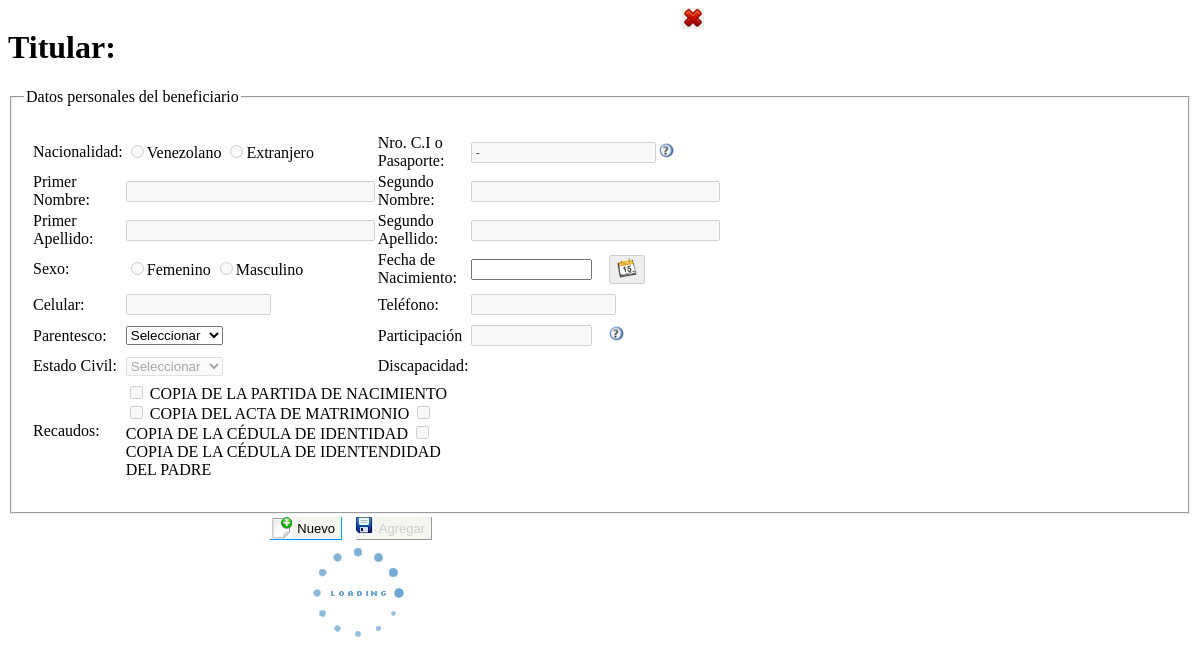
/persona/Php/beneficiario/agregar_beneficiario.php (signed in), run on the app's committed database.
### tables this page shows
CREATE TABLE IF NOT EXISTS `trecaudo` (
  `id_recaudo` int(11) NOT NULL AUTO_INCREMENT,
  `descripcion` varchar(80) NOT NULL,
  `tipo` varchar(50) NOT NULL,
  `estatus` char(1) NOT NULL,
  PRIMARY KEY (`id_recaudo`)
);

### persona/Clases/clase_titular.php (called while the page is built, shortened)
<?php
include_once("clase_mysql.php");
class titular extends conectaBDMy{
	private $idTitular;
    public function titular(){
		$this->idTitular="";
	}
 	public function setidTitular($Valor){
        $this->idTitular = trim($Valor);
    }
     public function buscar_id(){
        $sql="select a.*, b.nombre as profesion from ttitular as a, tprofesion as b  where a.id_titular = '$this->idTitular' and a.id_profesion=b.id_profesion";
		$cursor=parent::ejecuta_sql($sql);
		if ( $fila>0 )
			return $fila;
		else
			return -1;
     }
}
?>

### persona/Clases/clase_mysql.php (called while the page is built, shortened)
<?PHP
class conectaBDMy
{
	private $servidor;
	private $usuario;
	private $password;
	private $conexion;
	function conectaBDMy()
	{
		$this->servidor="localhost";
		$this->usuario="root";
		$this->password="iutep";
		$this->basedatos="bdsas";
	}
	function abrir_BD()
	{
		if ( !($enlace= @mysql_connect( $this->servidor, $this->usuario, $this->password ) ) )
		{
		header("Location: ../html/Error_bd.html");
		}
		$this->conexion=$enlace;
		return true;
	}
	function ejecuta_sql( $query )
	{
		if ( $this->abrir_BD() )
	     return ( mysql_query($query,$this->conexion ) );
	else
	     return null;
	}
  function proxima_tupla($cursor)
  {
	return mysql_fetch_array($cursor);
  }
}
?>

### persona/Clases/clase_recaudo.php (called while the page is built, shortened)
<?php
include_once("clase_mysql.php");
class recaudos extends conectaBDMy{
	private $tipoRecaudo;
    public function recaudos(){
		$this->tipoRecaudo="";
	}
 	public function setTiporecaudo($Valor){
        $this->tipoRecaudo = mb_strtoupper(trim($Valor), "utf-8");
    }
	function lista_recaudo()
	{
		$c=0;
		$sql="SELECT * FROM trecaudo where estatus='1' and tipo='$this->tipoRecaudo' order by id_recaudo";
		 $cursor=parent::ejecuta_sql($sql);
		 if($row= parent::proxima_tupla($cursor))
		 {
			 DO
			 {
				$fila[$c][1]=$row["id_recaudo"];
				$fila[$c][2]=$row["descripcion"];
				$fila[$c][3]=$row["tipo"];
				$c++;
			 }WHILE($row= parent::proxima_tupla($cursor));
		 }
		if ( $fila>0 )
			return $fila;
		else
			return -1;
	}
}
?>

### persona/Php/beneficiario/agregar_beneficiario.php (the view, shortened to what this page needs)
<?php
include_once("../../Clases/clase_titular.php");
	$titular= new titular();
	$titular->setidTitular($_SESSION["id_titular"]);
	$consulta=$titular->buscar_id();
	for($i=0;$i<count($consulta);$i++)
	{
		$cedula			= $consulta[$i][3];
		$celular		= $consulta[$i][11];
		$telefono		= $consulta[$i][12];
	}
?><!DOCTYPE HTML>
<html lang="es">
<head>
<link rel="stylesheet" type="text/css" href="Css/jscal2.css"/>
<link rel="stylesheet" type="text/css" href="Css/border-radius.css"/>
<link rel="stylesheet" type="text/css" href="JavaScript/jquery.alerts.css" />
</head>
<body>
<div id="cuerpo">
<form action="" method="POST" id="form_beneficiario" name="form_beneficiario">
<table width="696" height="25" border="0" cellpadding="0" cellspacing="0">
 <tr>
   <td width="684" height="37" ><h1>Titular: <?php echo $_SESSION["nombre1"].' '.$_SESSION["apellido1"];?></h1></td>
   <td valign="top"><input name="cancelar" type="button" id="cancelar" class='btn_cancelar_act_img' onClick="fn_cerrar_vista_agregar();" title="Salir" /></td>
 </tr>
</table>
<fieldset>
<legend align="left">Datos personales del beneficiario</legend>
<table width="686" border="0" cellpadding="1" cellspacing="1">
    <tr>
      <td>&nbsp;</td>
      <td>&nbsp;</td>
      <td>&nbsp;</td>
      <td>&nbsp;</td>
      <td colspan="4">
      	<input name="id_titular" type="hidden" id="id_titular" value="<?php echo $_POST["id_titular"]; ?>" hidden="hidden"/></td>
    </tr>
    <tr>
      <td width="1">&nbsp;</td>
      <td width="103">Nacionalidad:</td>
      <td width="179">
      	<input type="radio" name="nacionalidad" id="nacionalidad1" value="V" disabled="disabled"><label for="nacionalidad1">Venezolano<label/>
        <input type="radio" name="nacionalidad" id="nacionalidad2" value="E" disabled="disabled"><label for="nacionalidad2">Extranjero<label/>
       </td>
      <td width="145">Nro. C.I o Pasaporte:</td>
      <td colspan="2"><input name="cedula" type="text" disabled id="cedula" value="<?php echo $cedula;?>-" size="20" maxlength="16"/></td>
      <td colspan="2"><div title="Si es menor de edad y no posee identificación, favor deje la cedula del titular y siga el correlativo del numero de hijos registrados en sistema" style="width:30px; cursor:pointer;">
					  <img src="../Imagenes/ayuda.png" width="15" height="15"/></div>
		</td>
      </tr>
    <tr>
      <td height="29">&nbsp;</td>
      <td>Primer Nombre:</td>
      <td><input name="nombre1" type="text" disabled id="nombre1" size="28" /></td>
      <td>Segundo Nombre:</td>
      <td colspan="4"><input name="nombre2" type="text" disabled id="nombre2" size="28"/></td>
      </tr>
    <tr>
      <td height="30">&nbsp;</td>
      <td>Primer Apellido:</td>
      <td><input name="apellido1" type="text" disabled id="apellido1" size="28"/></td>
      <td>Segundo Apellido:</td>
      <td colspan="4">
        <input name="apellido2" type="text" disabled id="apellido2" size="28"/>
      </td>
      </tr>
    <tr>
      <td height="34">&nbsp;</td>
      <td>Sexo:</td>
      <td><input type="radio" name="sexo" id="sexo1" value="F" disabled="disabled"><label for="sexo1">Femenino<label/>
        <input type="radio" name="sexo" id="sexo2" value="M" disabled="disabled"><label for="sexo2">Masculino<label/>
       </td>
      <td>Fecha de Nacimiento:</td>
      <td width="72"> <input name="fecha_nac" id="fecha_nac" type="text" size="12" maxlength="10" readonly/></td>
      <td width="42"><button name="bt" id="bt" class="button" disabled="disabled" ><img src="Imagen_sistema/calend.png" width="20" height="20" title="Calendario para buscar fecha"/></button></td>
      <td width="82">    </td>
      <td width="37">&nbsp;</td>
      </tr>
    <tr>
    <td height="29">&nbsp;</td>
    <td>Celular:</td>
    <td>
        <input name="celular" type="text" disabled id="celular" size="15" maxlength="12" value="<?php echo $celular;?>"/>
      </span></td>
      <td>Teléfono:</td>
      <td colspan="4"><input name="telefono" type="text" disabled id="telefono" size="15" maxlength="12" value="<?php echo $telefono;?>"/></td>
      </tr>
        <tr>
          <td height="27">&nbsp;</td>
          <td>Parentesco:</span></td>
          <td><select name="parentesco"  id="parentesco">
            <option value="0" selected>Seleccionar</option>
          </select></td>
          <td>Participación</td>
          <td><input name="participacion" type="text" disabled id="participacion" size="12"/></td>
          <td><div title="Porcentaje de Poliza de Vida Ejemplo: 30%" id="test2" class="test2" style="width:30px; cursor:pointer;" ><img src="../Imagenes/ayuda.png" width="15" height="15"/></div>
			    </td>
          <td colspan="2">&nbsp;</td>
        </tr>
    <tr>
      <td height="28">&nbsp;</td>
      <td>Estado Civil:</td>
      <td><select name="estado_civ" disabled="disabled" id="estado_civ">
        <option value="0">Seleccionar</option>
      </select></td>
        <td>Discapacidad:</td>
      <td colspan="4" rowspan="2" valign="top"><div id="cap_dis" style="width:20px"></div>
      </td>
      </tr>
    <tr>
      <td>&nbsp;</td>
      <td>Recaudos:</td>
      <td colspan="2"><div id="recaudos"><?php 	include_once("../../Clases/clase_recaudo.php");
			$recaudo= new recaudos();
			$recaudo->setTiporecaudo('AFILIACIÓN - BENEFICIARIO');
			$consul=$recaudo->lista_recaudo();
			for($i=0;$i<count($consul);$i++)
			{
				if($consul[$i][3]=='AFILIACIÓN - BENEFICIARIO'){
		?>
         <input type="checkbox" name="recaudos[]" id="<?php echo $i;?>" value="<?php echo $consul[$i][1];?>" disabled="disables">
        <?php echo "<label  for='$i'>".$consul[$i][2]."</label>"; ?>
        <?php
		}else { echo "<div id='open' style='color:#F00'> Alerta: No se han asignado recaudos por Solicitud de Medicinas. Por favor <a href='#'>click</a></div>";}
		}?></div></td>
      </tr>
    <tr>
      <td>&nbsp;</td>
      <td>&nbsp;</td>
      <td colspan="2">
</td>
      </tr>
    </table>
</fieldset>
<table  width="686" border="0">
      <tr>
       <td width="265">&nbsp;</td>
      <td width="76"><input name="nuevo" type="button" id="nuevo" value="  Nuevo" class='btn_act btn_nuevo_act_img' title="Pulse para activar los campos"/></td>
      <td width="76"><input name="agregar" type="submit"  class='btn_guardar_desact btn_guardar_act_img' disabled="disabled" id="agregar" onClick="if(!valida()){return false};" value=" Agregar" /></td>
      <td width="265"></td>
      </tr>
  </table>
   <div id="div_listar_beneficiario"></div>
</form>
 </div>
</body>
</html>

### persona/Php/beneficiario/agregar_beneficiario.php (style rules this page uses)
.btn_act { height: 23px; background-color: #f5f5f0; border-bottom: 1px solid #09F; border-right:1px solid #09F; border-top:0px; border-left:0px; font-size: 13px; color:black; padding-left: 20px; background-repeat: no-repeat; cursor:hand; cursor:pointer; margin-left:5px; margin-right:5px; outline-width:0px; background-image: url(Imagen_sistema/cancelar.jpg); }
.btn_nuevo_act_img { background-image: url(Imagen_sistema/nuevo.jpg); }
.btn_cancelar_act_img { margin: auto; background-repeat: no-repeat; cursor:hand; cursor:pointer; height: 21px; width: 22px; border: 0px; background-image: url(Imagen_sistema/cancelar.jpg); }
.btn_guardar_act_img { background-image: url(Imagen_sistema/guardar.jpg); }
.btn_guardar_desact { height: 23px; background-color: #f5f5f0; border-bottom: 1px solid #999; border-right:1px solid #999; border-top:0px; border-left:0px; font-size: 13px; color:#CCC; padding-left: 20px; background-repeat: no-repeat; cursor:hand; cursor:pointer; margin-left:5px; margin-right:5px; outline-width:0px; }

### data on the page
trecaudo: descripcion "COPIA DE LA PARTIDA DE NACIMIENTO"
trecaudo: descripcion "COPIA DEL ACTA DE MATRIMONIO"
trecaudo: descripcion "COPIA DE LA CÉDULA DE IDENTIDAD"
trecaudo: descripcion "COPIA DE LA CÉDULA DE IDENTENDIDAD DEL PADRE"
